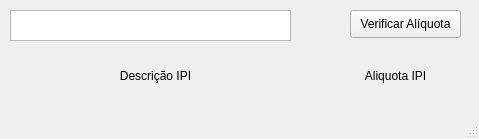
<?xml version="1.0" encoding="UTF-8"?>
<ui version="4.0">
 <class>MainWindow</class>
 <widget class="QMainWindow" name="MainWindow">
  <property name="geometry">
   <rect>
    <x>0</x>
    <y>0</y>
    <width>479</width>
    <height>139</height>
   </rect>
  </property>
  <property name="windowTitle">
   <string>MainWindow</string>
  </property>
  <widget class="QWidget" name="centralwidget">
   <widget class="QTextEdit" name="textEdit">
    <property name="geometry">
     <rect>
      <x>10</x>
      <y>10</y>
      <width>281</width>
      <height>31</height>
     </rect>
    </property>
    <property name="toolTip">
     <string extracomment="Digite aqui os 8 digitos do NCM"/>
    </property>
   </widget>
   <widget class="QLabel" name="descricaoText">
    <property name="geometry">
     <rect>
      <x>10</x>
      <y>50</y>
      <width>291</width>
      <height>51</height>
     </rect>
    </property>
    <property name="text">
     <string>Descrição IPI</string>
    </property>
    <property name="alignment">
     <set>Qt::AlignCenter</set>
    </property>
   </widget>
   <widget class="QLabel" name="aliquotaText">
    <property name="geometry">
     <rect>
      <x>350</x>
      <y>50</y>
      <width>91</width>
      <height>51</height>
     </rect>
    </property>
    <property name="text">
     <string>Aliquota IPI</string>
    </property>
    <property name="alignment">
     <set>Qt::AlignCenter</set>
    </property>
   </widget>
   <widget class="QPushButton" name="inputNcm">
    <property name="geometry">
     <rect>
      <x>350</x>
      <y>10</y>
      <width>111</width>
      <height>28</height>
     </rect>
    </property>
    <property name="text">
     <string>Verificar Alíquota</string>
    </property>
    <property name="default">
     <bool>false</bool>
    </property>
   </widget>
  </widget>
  <widget class="QStatusBar" name="statusbar"/>
 </widget>
 <resources/>
 <connections/>
</ui>
